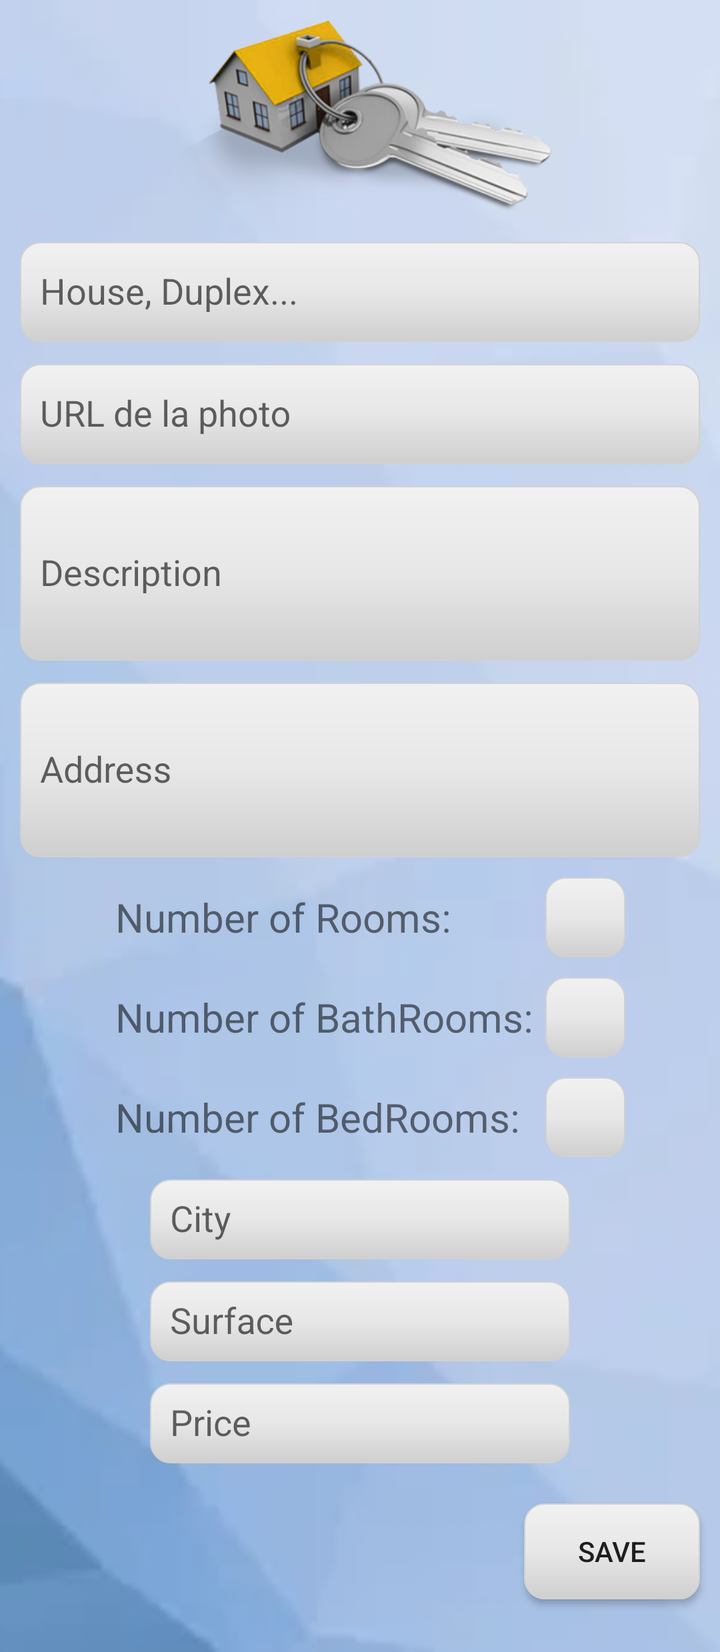
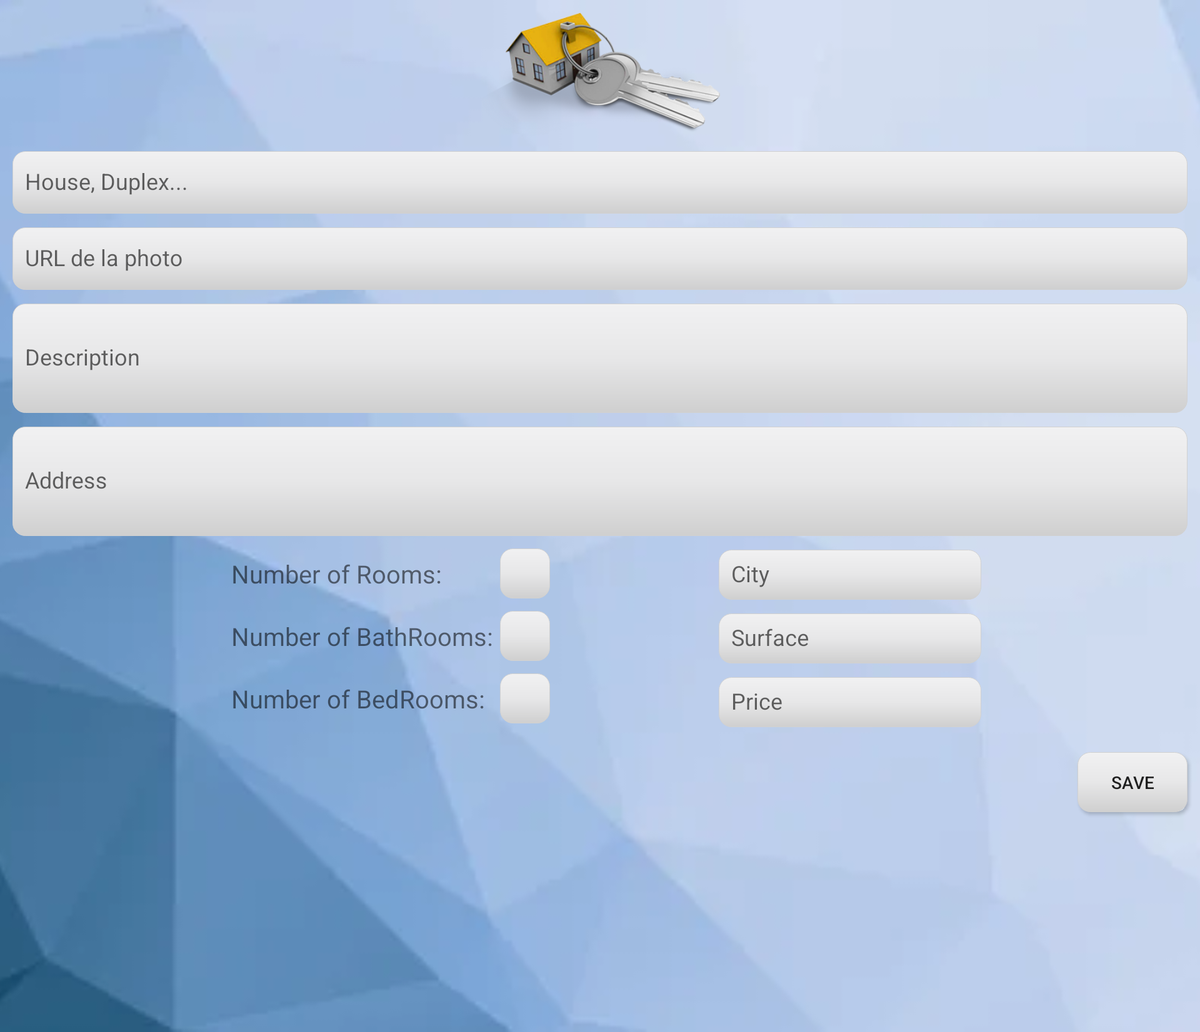

Two renders of one Android screen. The first uses the default layout on a phone; the second uses the alternative layout the repository ships for a different screen configuration, on a matching device. The two XML files are below.
<!-- AndroidManifest.xml: application theme AppTheme -->
<!-- res/layout/fragment_add_property.xml -->
<?xml version="1.0" encoding="utf-8"?>


<androidx.core.widget.NestedScrollView
    xmlns:android="http://schemas.android.com/apk/res/android"
    android:layout_width="match_parent"
    android:layout_height="match_parent">

    <androidx.constraintlayout.widget.ConstraintLayout
        xmlns:app="http://schemas.android.com/apk/res-auto"
        android:layout_width="match_parent"
        android:layout_height="match_parent">

        <ImageView
            android:id="@+id/imageview_fond"
            android:layout_width="1100dp"
            android:layout_height="wrap_content"
            app:srcCompat="@drawable/fond"
            android:scaleType="centerCrop"
            android:adjustViewBounds="true"
            app:layout_constraintEnd_toEndOf="parent"
            app:layout_constraintStart_toStartOf="parent"
            app:layout_constraintTop_toTopOf="parent" />

        <ImageView
            android:id="@+id/imageview_add_property"
            android:layout_width="200dp"
            android:layout_height="100dp"
            android:layout_marginTop="10dp"
            app:srcCompat="@drawable/add_imageview"
            app:layout_constraintEnd_toEndOf="parent"
            app:layout_constraintStart_toStartOf="parent"
            app:layout_constraintTop_toTopOf="parent" />


        <com.google.android.material.textfield.TextInputLayout
            android:id="@+id/add_type_property_outline"
            android:layout_width="match_parent"
            android:layout_height="wrap_content"
            android:layout_marginStart="10dp"
            android:layout_marginEnd="10dp"
            app:layout_constraintEnd_toEndOf="parent"
            app:layout_constraintStart_toStartOf="parent"
            app:layout_constraintTop_toBottomOf="@id/imageview_add_property">

            <com.google.android.material.textfield.TextInputEditText
                android:id="@+id/add_type_property"
                android:layout_width="match_parent"
                android:layout_height="50dp"
                android:ems="10"
                android:hint="House, Duplex..."
                android:paddingLeft="10dp"
                android:gravity="center_vertical"
                android:background="@drawable/corner_spinner"
                android:inputType="textMultiLine"
                android:lines="1"
                android:minLines="1" />
        </com.google.android.material.textfield.TextInputLayout>

        <com.google.android.material.textfield.TextInputLayout
            android:id="@+id/add_avatar_property_outline"
            android:layout_width="match_parent"
            android:layout_height="wrap_content"
            android:layout_marginStart="10dp"
            android:layout_marginEnd="10dp"
            app:layout_constraintEnd_toEndOf="parent"
            app:layout_constraintStart_toStartOf="parent"
            app:layout_constraintTop_toBottomOf="@id/add_type_property_outline">

            <com.google.android.material.textfield.TextInputEditText
                android:id="@+id/add_avatar_property"
                android:layout_width="match_parent"
                android:layout_height="50dp"
                android:ems="10"
                android:hint="URL de la photo"
                android:paddingLeft="10dp"
                android:gravity="center_vertical"
                android:background="@drawable/corner_spinner"
                android:inputType="textMultiLine"
                android:lines="1"
                android:minLines="1" />
        </com.google.android.material.textfield.TextInputLayout>

        <com.google.android.material.textfield.TextInputLayout
            android:id="@+id/add_description_property_outline"
            android:layout_width="match_parent"
            android:layout_height="wrap_content"
            android:layout_marginStart="10dp"
            android:layout_marginEnd="10dp"
            app:layout_constraintEnd_toEndOf="parent"
            app:layout_constraintStart_toStartOf="parent"
            app:layout_constraintTop_toBottomOf="@id/add_avatar_property_outline">

            <com.google.android.material.textfield.TextInputEditText
                android:id="@+id/add_description_property"
                android:layout_width="match_parent"
                android:layout_height="wrap_content"
                android:ems="10"
                android:hint="Description"
                android:paddingLeft="10dp"
                android:gravity="center_vertical"
                android:background="@drawable/corner_spinner"
                android:inputType="textMultiLine"
                android:lines="4"
                android:minLines="4" />
        </com.google.android.material.textfield.TextInputLayout>

        <TextView
            android:id="@+id/tewtview_Rooms"
            android:layout_width="215dp"
            android:layout_height="40dp"
            android:layout_marginTop="10dp"
            android:layout_marginEnd="30dp"
            android:text="Number of Rooms: "
            android:textSize="20sp"
            android:textStyle="bold"
            android:fontFamily="sans-serif-thin"
            android:gravity="center_vertical"
            app:layout_constraintStart_toStartOf="parent"
            app:layout_constraintEnd_toEndOf="parent"
            app:layout_constraintTop_toBottomOf="@id/add_address_property_outline" />

        <Spinner
            android:id="@+id/add_numberOfRooms_property"
            android:layout_width="40dp"
            android:layout_height="40dp"
            android:layout_marginTop="10dp"
            android:layout_centerVertical="true"
            android:layout_centerHorizontal="true"
            android:background="@drawable/corner_spinner"
            android:gravity="center"
            android:paddingLeft="6dp"
            android:spinnerMode="dropdown"
            app:layout_constraintStart_toEndOf="@id/tewtview_Rooms"
            app:layout_constraintTop_toBottomOf="@id/add_address_property_outline" />

        <TextView
            android:id="@+id/tewtview_BathRooms"
            android:layout_width="215dp"
            android:layout_height="40dp"
            android:layout_marginTop="10dp"
            android:layout_marginEnd="30dp"
            android:text="Number of BathRooms: "
            android:textSize="20dp"
            android:textStyle="bold"
            android:fontFamily="sans-serif-thin"
            android:gravity="center_vertical"
            app:layout_constraintStart_toStartOf="parent"
            app:layout_constraintEnd_toEndOf="parent"
            app:layout_constraintTop_toBottomOf="@id/tewtview_Rooms" />

        <Spinner
            android:id="@+id/add_numberOfBathrooms_property"
            android:layout_width="40dp"
            android:layout_height="40dp"
            android:layout_marginTop="10dp"
            android:layout_centerVertical="true"
            android:layout_centerHorizontal="true"
            android:background="@drawable/corner_spinner"
            android:gravity="center"
            android:paddingLeft="6dp"
            android:spinnerMode="dropdown"
            app:layout_constraintStart_toEndOf="@id/tewtview_BathRooms"
            app:layout_constraintTop_toBottomOf="@id/add_numberOfRooms_property" />

        <TextView
            android:id="@+id/tewtview_BedRooms"
            android:layout_width="215dp"
            android:layout_height="40dp"
            android:layout_marginTop="10dp"
            android:layout_marginEnd="30dp"
            android:text="Number of BedRooms: "
            android:textSize="20dp"
            android:textStyle="bold"
            android:fontFamily="sans-serif-thin"
            android:gravity="center_vertical"
            app:layout_constraintStart_toStartOf="parent"
            app:layout_constraintEnd_toEndOf="parent"
            app:layout_constraintTop_toBottomOf="@id/tewtview_BathRooms" />

        <Spinner
            android:id="@+id/add_numberOfBedrooms_property"
            android:layout_width="40dp"
            android:layout_height="40dp"
            android:layout_marginTop="10dp"
            android:layout_centerVertical="true"
            android:layout_centerHorizontal="true"
            android:background="@drawable/corner_spinner"
            android:gravity="center"
            android:paddingLeft="6dp"
            android:spinnerMode="dropdown"
            app:layout_constraintStart_toEndOf="@id/tewtview_BedRooms"
            app:layout_constraintTop_toBottomOf="@id/add_numberOfBathrooms_property" />

        <com.google.android.material.textfield.TextInputLayout
            android:id="@+id/add_city_property_outline"
            android:layout_width="wrap_content"
            android:layout_height="wrap_content"
            app:layout_constraintEnd_toEndOf="parent"
            app:layout_constraintStart_toStartOf="parent"
            app:layout_constraintTop_toBottomOf="@id/add_numberOfBedrooms_property">

            <com.google.android.material.textfield.TextInputEditText
                android:id="@+id/add_city_property"
                android:layout_width="wrap_content"
                android:layout_height="40dp"
                android:ems="10"
                android:hint="City"
                android:paddingLeft="10dp"
                android:gravity="center_vertical"
                android:background="@drawable/corner_spinner"
                android:inputType="textMultiLine"
                android:lines="1"
                android:minLines="1" />
        </com.google.android.material.textfield.TextInputLayout>

        <com.google.android.material.textfield.TextInputLayout
            android:id="@+id/add_surface_property_outline"
            android:layout_width="wrap_content"
            android:layout_height="wrap_content"
            app:layout_constraintEnd_toEndOf="parent"
            app:layout_constraintStart_toStartOf="parent"
            app:layout_constraintTop_toBottomOf="@id/add_city_property_outline">

            <com.google.android.material.textfield.TextInputEditText
                android:id="@+id/add_surface_property"
                android:layout_width="wrap_content"
                android:layout_height="40dp"
                android:ems="10"
                android:hint="Surface"
                android:paddingLeft="10dp"
                android:gravity="center_vertical"
                android:background="@drawable/corner_spinner"
                android:inputType="number"
                android:lines="1"
                android:minLines="1" />
        </com.google.android.material.textfield.TextInputLayout>

        <com.google.android.material.textfield.TextInputLayout
            android:id="@+id/add_price_property_outline"
            android:layout_width="wrap_content"
            android:layout_height="wrap_content"
            app:layout_constraintStart_toStartOf="parent"
            app:layout_constraintEnd_toEndOf="parent"
            app:layout_constraintTop_toBottomOf="@id/add_surface_property_outline">

            <com.google.android.material.textfield.TextInputEditText
                android:id="@+id/add_price_property"
                android:layout_width="wrap_content"
                android:layout_height="40dp"
                android:ems="10"
                android:hint="Price"
                android:paddingLeft="10dp"
                android:gravity="center_vertical"
                android:background="@drawable/corner_spinner"
                android:inputType="number"
                android:lines="1"
                android:minLines="1" />
        </com.google.android.material.textfield.TextInputLayout>

        <com.google.android.material.textfield.TextInputLayout
            android:id="@+id/add_address_property_outline"
            android:layout_width="match_parent"
            android:layout_height="wrap_content"
            android:layout_marginStart="10dp"
            android:layout_marginEnd="10dp"
            app:layout_constraintEnd_toEndOf="parent"
            app:layout_constraintStart_toStartOf="parent"
            app:layout_constraintTop_toBottomOf="@id/add_description_property_outline">

            <com.google.android.material.textfield.TextInputEditText
                android:id="@+id/add_address_property"
                android:layout_width="match_parent"
                android:layout_height="wrap_content"
                android:ems="10"
                android:hint="Address"
                android:paddingLeft="10dp"
                android:gravity="center_vertical"
                android:background="@drawable/corner_spinner"
                android:inputType="textMultiLine"
                android:lines="4"
                android:minLines="4" />
        </com.google.android.material.textfield.TextInputLayout>

        <Button
            android:id="@+id/create"
            android:layout_width="wrap_content"
            android:layout_height="wrap_content"
            android:layout_gravity="center"
            android:layout_marginTop="20dp"
            android:layout_marginEnd="10dp"
            android:enabled="true"
            android:text="Save"
            android:background="@drawable/corner_spinner"
            app:cornerRadius="20dp"
            app:layout_constraintEnd_toEndOf="parent"
            app:layout_constraintTop_toBottomOf="@id/add_price_property_outline" />


    </androidx.constraintlayout.widget.ConstraintLayout>

</androidx.core.widget.NestedScrollView>
<!-- resources referenced by this layout -->
<resources>
  <!-- drawable add_imageview: png bitmap (drawable, 50270 bytes) -->
  <!-- drawable corner_spinner (drawable) -->
  <?xml version="1.0" encoding="utf-8"?>
  
  
  <shape xmlns:android="http://schemas.android.com/apk/res/android">
      <gradient
          android:startColor="#f1f1f2"
          android:centerColor="#e7e7e8"
          android:endColor="#cfcfcf"
          android:angle="270" />
      <corners android:radius="10dp" />
      <stroke android:width="0.5dp" android:color="#d1d1d1"/>
  </shape>
  <!-- drawable fond: webp bitmap (drawable, 3058 bytes) -->
  <style name="AppTheme" parent="Theme.AppCompat.Light.DarkActionBar">
          
          <item name="colorPrimary">@color/colorPrimary</item>
          <item name="colorPrimaryDark">@color/colorPrimaryDark</item>
          <item name="colorAccent">@color/colorAccent</item>
      </style>
  <color name="colorPrimary">#3F51B5</color>
  <color name="colorPrimaryDark">#303F9F</color>
  <color name="colorAccent">#303F9F</color>
</resources>
<!-- res/layout-w900dp/fragment_add_property.xml (the repository's variant of the layout above) -->
<!-- drawn on a 7-inch tablet turned sideways -->
<?xml version="1.0" encoding="utf-8"?>


<androidx.core.widget.NestedScrollView xmlns:android="http://schemas.android.com/apk/res/android"
    android:layout_width="match_parent"
    android:layout_height="match_parent">

    <androidx.constraintlayout.widget.ConstraintLayout
        xmlns:app="http://schemas.android.com/apk/res-auto"
        android:layout_width="match_parent"
        android:layout_height="match_parent">

        <ImageView
            android:id="@+id/imageview_fond"
            android:layout_width="1100dp"
            android:layout_height="wrap_content"
            app:srcCompat="@drawable/fond"
            android:scaleType="centerCrop"
            android:adjustViewBounds="true"
            app:layout_constraintEnd_toEndOf="parent"
            app:layout_constraintStart_toStartOf="parent"
            app:layout_constraintTop_toTopOf="parent" />

        <ImageView
            android:id="@+id/imageview_add_property"
            android:layout_width="200dp"
            android:layout_height="100dp"
            android:layout_marginTop="10dp"
            app:srcCompat="@drawable/add_imageview"
            app:layout_constraintEnd_toEndOf="parent"
            app:layout_constraintStart_toStartOf="parent"
            app:layout_constraintTop_toTopOf="parent" />


        <com.google.android.material.textfield.TextInputLayout
            android:id="@+id/add_type_property_outline"
            android:layout_width="match_parent"
            android:layout_height="wrap_content"
            android:layout_marginStart="10dp"
            android:layout_marginEnd="10dp"
            app:layout_constraintEnd_toEndOf="parent"
            app:layout_constraintStart_toStartOf="parent"
            app:layout_constraintTop_toBottomOf="@id/imageview_add_property">

            <com.google.android.material.textfield.TextInputEditText
                android:id="@+id/add_type_property"
                android:layout_width="match_parent"
                android:layout_height="50dp"
                android:ems="10"
                android:hint="House, Duplex..."
                android:paddingLeft="10dp"
                android:gravity="center_vertical"
                android:background="@drawable/corner_spinner"
                android:inputType="textMultiLine"
                android:lines="1"
                android:minLines="1" />
        </com.google.android.material.textfield.TextInputLayout>

        <com.google.android.material.textfield.TextInputLayout
            android:id="@+id/add_avatar_property_outline"
            android:layout_width="match_parent"
            android:layout_height="wrap_content"
            android:layout_marginStart="10dp"
            android:layout_marginEnd="10dp"
            app:layout_constraintEnd_toEndOf="parent"
            app:layout_constraintStart_toStartOf="parent"
            app:layout_constraintTop_toBottomOf="@id/add_type_property_outline">

            <com.google.android.material.textfield.TextInputEditText
                android:id="@+id/add_avatar_property"
                android:layout_width="match_parent"
                android:layout_height="50dp"
                android:ems="10"
                android:hint="URL de la photo"
                android:paddingLeft="10dp"
                android:gravity="center_vertical"
                android:background="@drawable/corner_spinner"
                android:inputType="textMultiLine"
                android:lines="1"
                android:minLines="1" />
        </com.google.android.material.textfield.TextInputLayout>

        <com.google.android.material.textfield.TextInputLayout
            android:id="@+id/add_description_property_outline"
            android:layout_width="match_parent"
            android:layout_height="wrap_content"
            android:layout_marginStart="10dp"
            android:layout_marginEnd="10dp"
            app:layout_constraintEnd_toEndOf="parent"
            app:layout_constraintStart_toStartOf="parent"
            app:layout_constraintTop_toBottomOf="@id/add_avatar_property_outline">

            <com.google.android.material.textfield.TextInputEditText
                android:id="@+id/add_description_property"
                android:layout_width="match_parent"
                android:layout_height="wrap_content"
                android:ems="10"
                android:hint="Description"
                android:paddingLeft="10dp"
                android:gravity="center_vertical"
                android:background="@drawable/corner_spinner"
                android:inputType="textMultiLine"
                android:lines="4"
                android:minLines="4" />
        </com.google.android.material.textfield.TextInputLayout>

        <TextView
            android:id="@+id/tewtview_Rooms"
            android:layout_width="215dp"
            android:layout_height="40dp"
            android:layout_marginStart="10dp"
            android:layout_marginTop="10dp"
            android:text="Number of Rooms: "
            android:textSize="20dp"
            android:textStyle="bold"
            android:fontFamily="sans-serif-thin"
            android:gravity="center_vertical"
            app:layout_constraintStart_toStartOf="parent"
            app:layout_constraintEnd_toStartOf="@id/add_city_property_outline"
            app:layout_constraintTop_toBottomOf="@id/add_address_property_outline" />

        <Spinner
            android:id="@+id/add_numberOfRooms_property"
            android:layout_width="40dp"
            android:layout_height="40dp"
            android:layout_marginTop="10dp"
            android:layout_centerVertical="true"
            android:layout_centerHorizontal="true"
            android:background="@drawable/corner_spinner"
            android:gravity="center"
            android:paddingLeft="6dp"
            android:spinnerMode="dropdown"
            app:layout_constraintStart_toEndOf="@id/tewtview_Rooms"
            app:layout_constraintTop_toBottomOf="@id/add_address_property_outline" />

        <TextView
            android:id="@+id/tewtview_BathRooms"
            android:layout_width="215dp"
            android:layout_height="40dp"
            android:layout_marginStart="10dp"
            android:layout_marginTop="10dp"
            android:text="Number of BathRooms: "
            android:textSize="20dp"
            android:textStyle="bold"
            android:fontFamily="sans-serif-thin"
            android:gravity="center_vertical"
            app:layout_constraintStart_toStartOf="parent"
            app:layout_constraintEnd_toStartOf="@id/add_surface_property_outline"
            app:layout_constraintTop_toBottomOf="@id/tewtview_Rooms" />

        <Spinner
            android:id="@+id/add_numberOfBathrooms_property"
            android:layout_width="40dp"
            android:layout_height="40dp"
            android:layout_marginTop="10dp"
            android:layout_centerVertical="true"
            android:layout_centerHorizontal="true"
            android:background="@drawable/corner_spinner"
            android:gravity="center"
            android:paddingLeft="6dp"
            android:spinnerMode="dropdown"
            app:layout_constraintStart_toEndOf="@id/tewtview_BathRooms"
            app:layout_constraintTop_toBottomOf="@id/add_numberOfRooms_property" />

        <TextView
            android:id="@+id/tewtview_BedRooms"
            android:layout_width="215dp"
            android:layout_height="40dp"
            android:layout_marginStart="10dp"
            android:layout_marginTop="10dp"
            android:text="Number of BedRooms: "
            android:textSize="20dp"
            android:textStyle="bold"
            android:fontFamily="sans-serif-thin"
            android:gravity="center_vertical"
            app:layout_constraintStart_toStartOf="parent"
            app:layout_constraintEnd_toStartOf="@id/add_price_property_outline"
            app:layout_constraintTop_toBottomOf="@id/tewtview_BathRooms" />

        <Spinner
            android:id="@+id/add_numberOfBedrooms_property"
            android:layout_width="40dp"
            android:layout_height="40dp"
            android:layout_marginTop="10dp"
            android:layout_centerVertical="true"
            android:layout_centerHorizontal="true"
            android:background="@drawable/corner_spinner"
            android:gravity="center"
            android:paddingLeft="6dp"
            android:spinnerMode="dropdown"
            app:layout_constraintStart_toEndOf="@id/tewtview_BedRooms"
            app:layout_constraintTop_toBottomOf="@id/add_numberOfBathrooms_property" />

        <com.google.android.material.textfield.TextInputLayout
            android:id="@+id/add_city_property_outline"
            android:layout_width="wrap_content"
            android:layout_height="wrap_content"
            app:layout_constraintEnd_toEndOf="parent"
            app:layout_constraintStart_toEndOf="@id/tewtview_Rooms"
            app:layout_constraintTop_toBottomOf="@id/add_address_property_outline">

            <com.google.android.material.textfield.TextInputEditText
                android:id="@+id/add_city_property"
                android:layout_width="wrap_content"
                android:layout_height="40dp"
                android:ems="10"
                android:hint="City"
                android:paddingLeft="10dp"
                android:gravity="center_vertical"
                android:background="@drawable/corner_spinner"
                android:inputType="textMultiLine"
                android:lines="1"
                android:minLines="1" />
        </com.google.android.material.textfield.TextInputLayout>

        <com.google.android.material.textfield.TextInputLayout
            android:id="@+id/add_surface_property_outline"
            android:layout_width="wrap_content"
            android:layout_height="wrap_content"
            app:layout_constraintEnd_toEndOf="parent"
            app:layout_constraintStart_toEndOf="@id/tewtview_BathRooms"
            app:layout_constraintTop_toBottomOf="@id/add_city_property_outline">

            <com.google.android.material.textfield.TextInputEditText
                android:id="@+id/add_surface_property"
                android:layout_width="wrap_content"
                android:layout_height="40dp"
                android:ems="10"
                android:hint="Surface"
                android:paddingLeft="10dp"
                android:gravity="center_vertical"
                android:background="@drawable/corner_spinner"
                android:inputType="number"
                android:lines="1"
                android:minLines="1" />
        </com.google.android.material.textfield.TextInputLayout>

        <com.google.android.material.textfield.TextInputLayout
            android:id="@+id/add_price_property_outline"
            android:layout_width="wrap_content"
            android:layout_height="wrap_content"
            app:layout_constraintStart_toEndOf="@id/tewtview_BedRooms"
            app:layout_constraintEnd_toEndOf="parent"
            app:layout_constraintTop_toBottomOf="@id/add_surface_property_outline">

            <com.google.android.material.textfield.TextInputEditText
                android:id="@+id/add_price_property"
                android:layout_width="wrap_content"
                android:layout_height="40dp"
                android:ems="10"
                android:hint="Price"
                android:paddingLeft="10dp"
                android:gravity="center_vertical"
                android:background="@drawable/corner_spinner"
                android:inputType="number"
                android:lines="1"
                android:minLines="1" />
        </com.google.android.material.textfield.TextInputLayout>

        <com.google.android.material.textfield.TextInputLayout
            android:id="@+id/add_address_property_outline"
            android:layout_width="match_parent"
            android:layout_height="wrap_content"
            android:layout_marginStart="10dp"
            android:layout_marginEnd="10dp"
            app:layout_constraintEnd_toEndOf="parent"
            app:layout_constraintStart_toStartOf="parent"
            app:layout_constraintTop_toBottomOf="@id/add_description_property_outline">

            <com.google.android.material.textfield.TextInputEditText
                android:id="@+id/add_address_property"
                android:layout_width="match_parent"
                android:layout_height="wrap_content"
                android:ems="10"
                android:hint="Address"
                android:paddingLeft="10dp"
                android:gravity="center_vertical"
                android:background="@drawable/corner_spinner"
                android:inputType="textMultiLine"
                android:lines="4"
                android:minLines="4" />
        </com.google.android.material.textfield.TextInputLayout>

        <Button
            android:id="@+id/create"
            android:layout_width="wrap_content"
            android:layout_height="wrap_content"
            android:layout_gravity="center"
            android:layout_marginTop="20dp"
            android:layout_marginEnd="10dp"
            android:enabled="true"
            android:text="Save"
            android:background="@drawable/corner_spinner"
            app:cornerRadius="20dp"
            app:layout_constraintEnd_toEndOf="parent"
            app:layout_constraintTop_toBottomOf="@id/add_price_property_outline" />


    </androidx.constraintlayout.widget.ConstraintLayout>

</androidx.core.widget.NestedScrollView>
